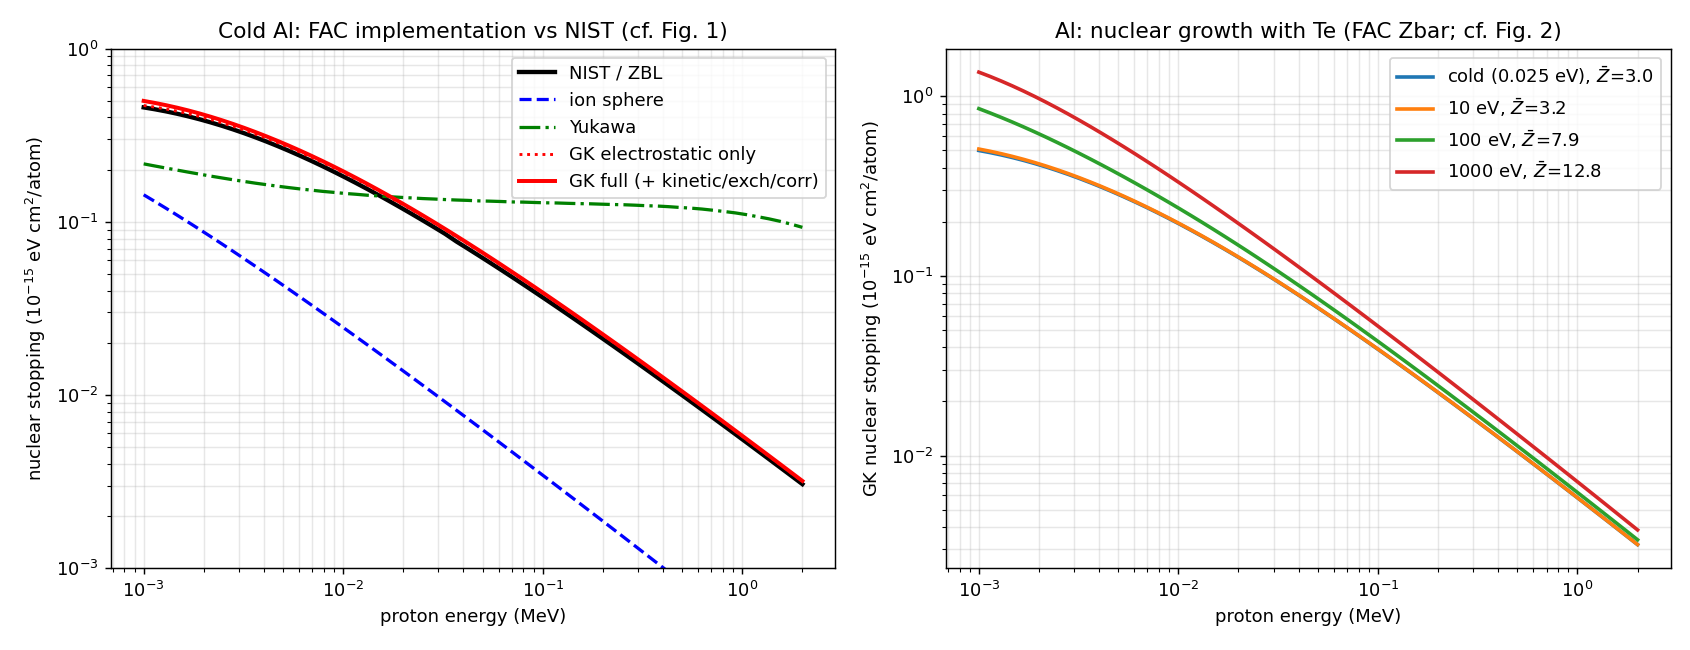

Source code (Python):
"""
nuc_fac_compare.py -- compare the FAC-based implementation of the Faussurier
nuclear-stopping model against the original paper (which used the SCAALP
average-atom model), for the paper's canonical case: proton in aluminum.

Left panel  (cf. Faussurier Fig. 1): cold solid-density Al, the three pair
potentials vs NIST/ZBL.
Right panel (cf. Faussurier Fig. 2): Gordon-Kim nuclear stopping vs proton
energy at Te = cold, 10, 100, 1000 eV, with the FAC mean ionization Zbar(Te).

Reuses the average-atom runs in data/Al (cold) and /tmp/nucsweep_Al_* (hot,
created by `python nuc_test.py sweep`).  Run: python nuc_fac_compare.py
"""

import os
import numpy as np
import matplotlib
matplotlib.use('Agg')
import matplotlib.pyplot as plt

import rd
import nuclear as N
from nuclear_gk import GordonKim

ZP, ZT, M0, MT = 1, 13, 1.008, 26.98


def stop_with(U, E, m0=M0, mt=MT):
    """Ti=0 nuclear stopping [1e-15 eV cm^2/atom] for an explicit potential U."""
    m0a, mta = m0 * N.AMU_ME, mt * N.AMU_ME
    Ela = np.atleast_1d(E) * m0 * 1e6 / N.HARTREE_EV
    ec = (mta / (m0a + mta)) * Ela
    Sf = N.make_S_interp(U, ec.min(), ec.max())
    return np.array([N.eps_n_Ti0(Ela[i], m0a, mta, Sf) * N.EPS_UNIT
                     for i in range(len(Ela))])


def zbl(E, Z1=1, Z2=13, M1=1.008, M2=26.98):
    Ek = np.atleast_1d(E) * 1e3
    a = Z1**0.23 + Z2**0.23
    eps = 32.53 * M2 * Ek / (Z1 * Z2 * (M1 + M2) * a)
    sn = np.where(eps <= 30, np.log1p(1.1383 * eps) /
                  (2 * (eps + 0.01321 * eps**0.21226 + 0.19593 * np.sqrt(eps))),
                  np.log(eps) / (2 * eps))
    return 8.462 * Z1 * Z2 * M1 * sn / ((M1 + M2) * a)


def main():
    E = np.geomspace(1e-3, 2.0, 60)
    fig, (axL, axR) = plt.subplots(1, 2, figsize=(13, 5))

    # ---- Left: cold Al, three potentials vs NIST/ZBL (Fig 1) ----
    h = rd.rdedx('data/Al', header='')
    rs, zbar = float(h['rs']), float(h['zbar'])
    axL.loglog(E, zbl(E), 'k-', lw=2.4, label='NIST / ZBL')
    ne = zbar * N.Nion(rs)
    for p, s, lab in [('ionsphere', 'b--', 'ion sphere'),
                      ('yukawa', 'g-.', 'Yukawa')]:
        y = np.atleast_1d(N.nuclear_stopping(E, ZP, ZT, M0, MT, rs, 0.025, 0.0,
                                             zbar, potential=p, od='data/Al'))
        axL.loglog(E, y, s, lw=1.8, label=lab)
    # Gordon-Kim: electrostatic-only vs full (electrostatic + kinetic/exch/corr)
    gk_es = GordonKim(ZP, zbar, ne, od='data/Al', rs=rs, full=False)
    gk_full = GordonKim(ZP, zbar, ne, od='data/Al', rs=rs, full=True, scale=True)
    axL.loglog(E, stop_with(gk_es, E), 'r:', lw=1.6, label='GK electrostatic only')
    axL.loglog(E, stop_with(gk_full, E), 'r-', lw=2.2,
               label='GK full (+ kinetic/exch/corr)')
    axL.set_xlabel('proton energy (MeV)')
    axL.set_ylabel(r'nuclear stopping ($10^{-15}$ eV cm$^2$/atom)')
    axL.set_title('Cold Al: FAC implementation vs NIST (cf. Fig. 1)')
    axL.set_ylim(1e-3, 1)
    axL.legend(); axL.grid(True, which='both', alpha=0.3)

    # ---- Right: GK nuclear vs E at several Te (Fig 2) ----
    cases = [('cold (0.025 eV)', 0.025, 'data/Al')]
    for t in (10, 100, 1000):
        od = '/tmp/nucsweep_Al_%g' % t
        if os.path.exists(od + '/dedx.dat'):
            cases.append(('%g eV' % t, float(t), od))
    for name, te, od in cases:
        hh = rd.rdedx(od, header='')
        rs2, zb2 = float(hh['rs']), float(hh['zbar'])
        y = np.atleast_1d(N.nuclear_stopping(E, ZP, ZT, M0, MT, rs2, te, 0.0,
                                             zb2, potential='gk', od=od))
        axR.loglog(E, y, lw=2, label=r'%s, $\bar Z$=%.1f' % (name, zb2))
    axR.set_xlabel('proton energy (MeV)')
    axR.set_ylabel(r'GK nuclear stopping ($10^{-15}$ eV cm$^2$/atom)')
    axR.set_title('Al: nuclear growth with Te (FAC Zbar; cf. Fig. 2)')
    axR.legend(); axR.grid(True, which='both', alpha=0.3)

    fig.tight_layout()
    fig.savefig('nuc_fac_compare.pdf')
    fig.savefig('nuc_fac_compare.png', dpi=130)
    print('wrote nuc_fac_compare.pdf / .png')


if __name__ == '__main__':
    main()
